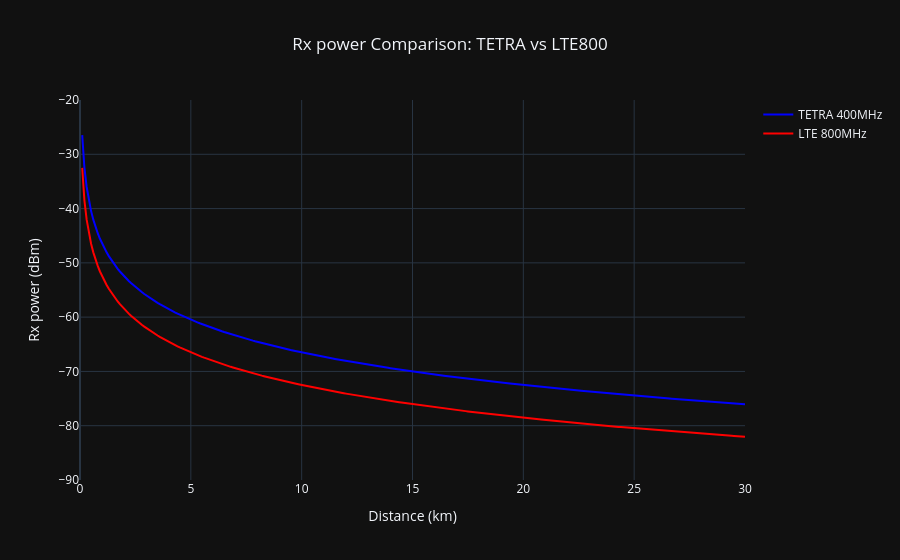

The notebook cell this image was saved under:
### Markdown cell above
### Received Power vs Distance

Higher frequency (LTE 800 MHz) experiences greater free-space path loss at all distances,

resulting in consistently lower received power. Both curves follow the same decay shape

since only frequency differs — demonstrating the direct relationship between frequency

and propagation loss described by the Friis transmission equation.

### Code cell
fig = go.Figure()

fig.add_trace(go.Scatter(x=distance, y=rx_tetra, name="TETRA 400MHz", line=dict(color="blue")))

fig.add_trace(go.Scatter(x=distance, y=rx_lte, name="LTE 800MHz", line=dict(color="red")))

fig.update_layout(
    template='plotly_dark',
    title=dict(text ='Rx power Comparison: TETRA vs LTE800', x=0.5),
    xaxis=dict(range=[0, 30]), xaxis_title='Distance (km)',
    yaxis=dict(range=[-90, -20]), yaxis_title='Rx power (dBm)',

)

### Figure 1 — Plotly figure (JSON) as saved in the notebook; plotly's stock layout.template omitted (floating-point values rounded to 4 significant figures; data arrays with more than 128 entries replaced by an {"elided": "..."} marker saying what was removed)
{"data": [{"line": {"color": "blue"}, "name": "TETRA 400MHz", "x": {"elided": "300 float values"}, "y": {"elided": "300 float values"}, "type": "scatter"}, {"line": {"color": "red"}, "name": "LTE 800MHz", "x": {"elided": "300 float values"}, "y": {"elided": "300 float values"}, "type": "scatter"}], "layout": {"title": {"text": "Rx power Comparison: TETRA vs LTE800", "x": 0.5}, "xaxis": {"range": [0, 30], "title": {"text": "Distance (km)"}}, "yaxis": {"range": [-90, -20], "title": {"text": "Rx power (dBm)"}}}}
